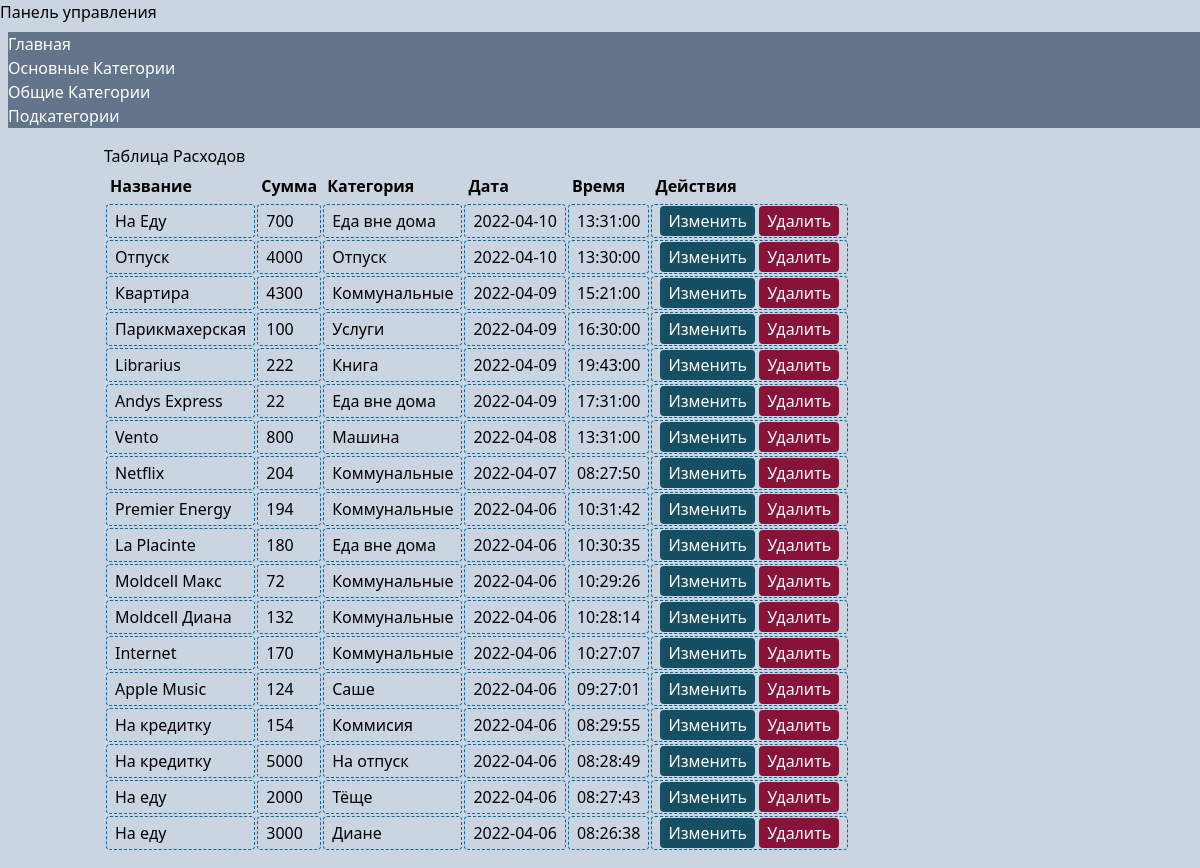
The page /public/index.php on the database its author committed.
### tables this page shows
CREATE TABLE `mbudget` (
  `id` int(3) NOT NULL,
  `name` text NOT NULL,
  `price` float(255,0) NOT NULL,
  `place` varchar(255) NOT NULL,
  `date` date DEFAULT NULL,
  `time` time DEFAULT NULL
);

### private/functions.php (called while the page is built, shortened)
<?php
function u($string = "")
{
    return urlencode($string);
}
function h($string = "")
{
    return htmlspecialchars($string);
}

### public/index.php (the view, shortened to what this page needs)
<?php require_once('../private/initialize.php'); ?>
<?php
$query = "SELECT * FROM mbudget ORDER BY id DESC";
$result = mysqli_query($dbc, $query);
?>
<!doctype html>
<html lang="en">
<head>
    <script src="https://cdn.tailwindcss.com"></script>
</head>
<body class="bg-slate-300">
    <header>
        <a href="<?php echo 'index.php' ?>">Панель управления</a>
    </header>
    <nav class="mt-2 ml-2">
        <div class="bg-slate-500 text-white">
            <ul class="flex flex-col">
                <li>
                    <a href="<?php echo 'index.php' ?>">
                        Главная
                    </a>
                </li>
                <li>
                    <a href="<?php echo 'category/prime_category/index.php' ?>">
                        Основные Категории
                    </a>
                </li>
                <li>
                    <a href="<?php echo 'category/main_category/index.php' ?>">
                        Общие Категории
                    </a>
                </li>
                <li>
                    <a href="<?php echo 'category/sub_category/index.php' ?>">
                        Подкатегории
                    </a>
                </li>
            </ul>
        </div>
    </nav>
    <main>
        <div class="container mx-auto px-4 my-4">
            <h2>Таблица Расходов</h2>
            <table class="table-auto text-left border-separate">
                <thead>
                    <tr>
                        <th class="p-1">Название</th>
                        <th class="p-1">Сумма</th>
                        <th class="p-1">Категория</th>
                        <th class="p-1">Дата</th>
                        <th class="p-1">Время</th>
                        <th class="p-1">Действия</th>
                    </tr>
                </thead>
                <tbody>
                    <?php while ($item = mysqli_fetch_assoc($result)) { ?>
                    <tr>
                        <td class="py-1 px-2 border-dashed border-sky-700 border rounded">
                            <?php echo $item['name']; ?>
                        </td>
                        <td class="py-1 px-2 border-dashed border-sky-700 border rounded">
                            <?php echo $item['price']; ?></td>
                        <td class=" py-1 px-2 border-dashed border-sky-700 border rounded">
                            <?php echo $item['place']; ?></td>
                        <td class="py-1 px-2 border-dashed border-sky-700 border rounded">
                            <?php echo $item['date']; ?></td>
                        <td class=" py-1 px-2 border-dashed border-sky-700 border rounded">
                            <?php echo $item['time']; ?></td>
                        <td class="py-1 px-2 border-dashed border-sky-700 border rounded"><a href="
                                    <?php echo 'edit.php?id=' . h(u($item['id'])); ?>"
                                class="bg-cyan-900 hover:bg-cyan-700 px-2 py-1 rounded text-white">
                                Изменить</a>
                            <a href="<?php echo 'delete.php?id=' . h(u($item['id'])); ?>"
                                class="bg-rose-900 hover:bg-rose-700 px-2 py-1 rounded text-white">Удалить</a>
                        </td>
                    </tr>
                    <?php } ?>
                </tbody>
            </table>
        </div>
    </main>
</body>
</html>

### rows shown on the page
mbudget: name "На Еду", price "700", place "Еда вне дома", date "2022-04-10", time "13:31:00"
mbudget: name "Отпуск", price "4000", place "Отпуск", date "2022-04-10", time "13:30:00"
mbudget: name "Квартира", price "4300", place "Коммунальные", date "2022-04-09", time "15:21:00"
mbudget: name "Парикмахерская", price "100", place "Услуги", date "2022-04-09", time "16:30:00"
mbudget: name "Librarius", price "222", place "Книга", date "2022-04-09", time "19:43:00"
mbudget: name "Andys Express", price "22", place "Еда вне дома", date "2022-04-09", time "17:31:00"
mbudget: name "Vento", price "800", place "Машина", date "2022-04-08", time "13:31:00"
mbudget: name "Netflix", price "204", place "Коммунальные", date "2022-04-07", time "08:27:50"
mbudget: name "Premier Energy", price "194", place "Коммунальные", date "2022-04-06", time "10:31:42"
mbudget: name "La Placinte", price "180", place "Еда вне дома", date "2022-04-06", time "10:30:35"
mbudget: name "Moldcell Макс", price "72", place "Коммунальные", date "2022-04-06", time "10:29:26"
mbudget: name "Moldcell Диана", price "132", place "Коммунальные", date "2022-04-06", time "10:28:14"
mbudget: name "Internet", price "170", place "Коммунальные", date "2022-04-06", time "10:27:07"
mbudget: name "Apple Music", price "124", place "Саше", date "2022-04-06", time "09:27:01"
mbudget: name "На кредитку", price "154", place "Коммисия", date "2022-04-06", time "08:29:55"
mbudget: name "На кредитку", price "5000", place "На отпуск", date "2022-04-06", time "08:28:49"
mbudget: name "На еду", price "2000", place "Тёще", date "2022-04-06", time "08:27:43"
mbudget: name "На еду", price "3000", place "Диане", date "2022-04-06", time "08:26:38"
